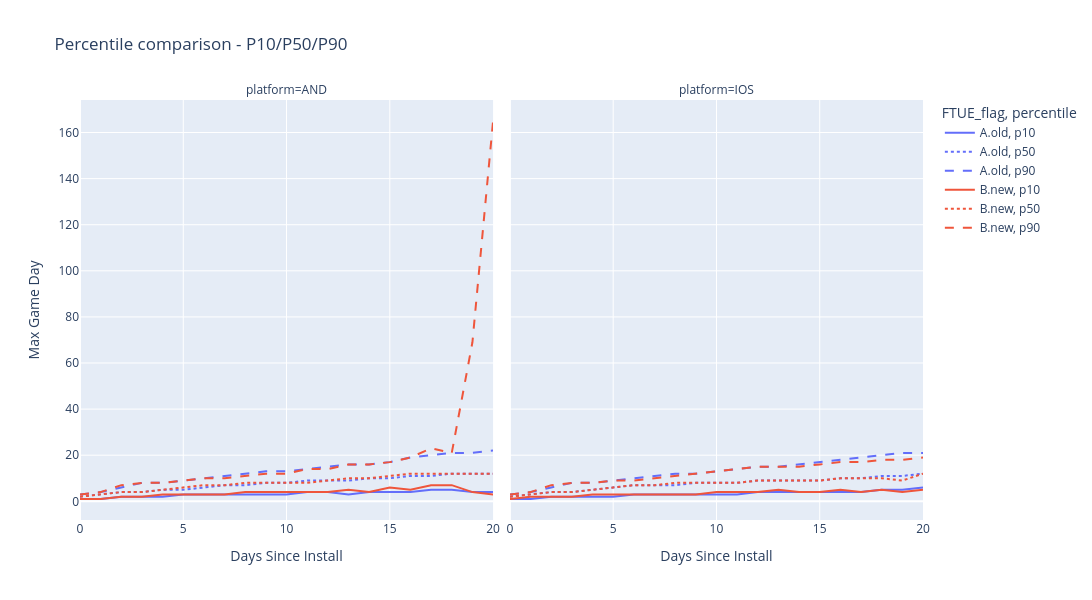

Notebook code for this chart:
### Code cell
# Band chart: P10/P50/P90 level progression comparison between A.old and B.new
plot_percentile_comparison(level_pcts_by_group, percentile='all', measure_name='Max Game Day')

# To inspect a single percentile with diff bar:
# plot_percentile_comparison(level_pcts_by_group, percentile='p50')
# plot_percentile_comparison(level_pcts_by_group, percentile='p10')
# plot_percentile_comparison(level_pcts_by_group, percentile='p90')

### Figure 1 — Plotly figure (JSON) as saved in the notebook; plotly's stock layout.template omitted (floating-point values rounded to 4 significant figures)
{"data": [{"hovertemplate": "FTUE_flag=A.old<br>percentile=p10<br>platform=AND<br>Days Since Install=%{x}<br>Max Game Day=%{y}<extra></extra>", "legendgroup": "A.old, p10", "line": {"color": "#636efa", "dash": "solid"}, "marker": {"symbol": "circle"}, "mode": "lines", "name": "A.old, p10", "orientation": "v", "showlegend": true, "type": "scatter", "x": [0, 1, 2, 3, 4, 5, 6, 7, 8, 9, 10, 11, 12, 13, 14, 15, 16, 17, 18, 19, 20], "xaxis": "x", "y": [1, 1, 2, 2, 2, 3, 3, 3, 3, 3, 3, 4, 4, 3, 4, 4, 4, 5, 5, 4, 4], "yaxis": "y"}, {"hovertemplate": "FTUE_flag=A.old<br>percentile=p10<br>platform=IOS<br>Days Since Install=%{x}<br>Max Game Day=%{y}<extra></extra>", "legendgroup": "A.old, p10", "line": {"color": "#636efa", "dash": "solid"}, "marker": {"symbol": "circle"}, "mode": "lines", "name": "A.old, p10", "orientation": "v", "showlegend": false, "type": "scatter", "x": [0, 1, 2, 3, 4, 5, 6, 7, 8, 9, 10, 11, 12, 13, 14, 15, 16, 17, 18, 19, 20], "xaxis": "x2", "y": [1, 1, 2, 2, 2, 2, 3, 3, 3, 3, 3, 3, 4, 4, 4, 4, 4, 4, 5, 5, 6], "yaxis": "y2"}, {"hovertemplate": "FTUE_flag=A.old<br>percentile=p50<br>platform=AND<br>Days Since Install=%{x}<br>Max Game Day=%{y}<extra></extra>", "legendgroup": "A.old, p50", "line": {"color": "#636efa", "dash": "dot"}, "marker": {"symbol": "circle"}, "mode": "lines", "name": "A.old, p50", "orientation": "v", "showlegend": true, "type": "scatter", "x": [0, 1, 2, 3, 4, 5, 6, 7, 8, 9, 10, 11, 12, 13, 14, 15, 16, 17, 18, 19, 20], "xaxis": "x", "y": [2, 3, 4, 4, 5, 5, 6, 7, 7, 8, 8, 9, 9, 9, 10, 10, 11, 11, 12, 12, 12], "yaxis": "y"}, {"hovertemplate": "FTUE_flag=A.old<br>percentile=p50<br>platform=IOS<br>Days Since Install=%{x}<br>Max Game Day=%{y}<extra></extra>", "legendgroup": "A.old, p50", "line": {"color": "#636efa", "dash": "dot"}, "marker": {"symbol": "circle"}, "mode": "lines", "name": "A.old, p50", "orientation": "v", "showlegend": false, "type": "scatter", "x": [0, 1, 2, 3, 4, 5, 6, 7, 8, 9, 10, 11, 12, 13, 14, 15, 16, 17, 18, 19, 20], "xaxis": "x2", "y": [2, 3, 4, 4, 5, 6, 7, 7, 7, 8, 8, 8, 9, 9, 9, 9, 10, 10, 11, 11, 12], "yaxis": "y2"}, {"hovertemplate": "FTUE_flag=A.old<br>percentile=p90<br>platform=AND<br>Days Since Install=%{x}<br>Max Game Day=%{y}<extra></extra>", "legendgroup": "A.old, p90", "line": {"color": "#636efa", "dash": "dash"}, "marker": {"symbol": "circle"}, "mode": "lines", "name": "A.old, p90", "orientation": "v", "showlegend": true, "type": "scatter", "x": [0, 1, 2, 3, 4, 5, 6, 7, 8, 9, 10, 11, 12, 13, 14, 15, 16, 17, 18, 19, 20], "xaxis": "x", "y": [3, 4, 6, 8, 8, 9, 10, 11, 12, 13, 13, 14, 15, 16, 16, 17, 19, 20, 21, 21, 22], "yaxis": "y"}, {"hovertemplate": "FTUE_flag=A.old<br>percentile=p90<br>platform=IOS<br>Days Since Install=%{x}<br>Max Game Day=%{y}<extra></extra>", "legendgroup": "A.old, p90", "line": {"color": "#636efa", "dash": "dash"}, "marker": {"symbol": "circle"}, "mode": "lines", "name": "A.old, p90", "orientation": "v", "showlegend": false, "type": "scatter", "x": [0, 1, 2, 3, 4, 5, 6, 7, 8, 9, 10, 11, 12, 13, 14, 15, 16, 17, 18, 19, 20], "xaxis": "x2", "y": [3, 4, 6, 8, 8, 9, 10, 11, 12, 12, 13, 14, 15, 15, 16, 17, 18, 19, 20, 21, 21], "yaxis": "y2"}, {"hovertemplate": "FTUE_flag=B.new<br>percentile=p10<br>platform=AND<br>Days Since Install=%{x}<br>Max Game Day=%{y}<extra></extra>", "legendgroup": "B.new, p10", "line": {"color": "#EF553B", "dash": "solid"}, "marker": {"symbol": "circle"}, "mode": "lines", "name": "B.new, p10", "orientation": "v", "showlegend": true, "type": "scatter", "x": [0, 1, 2, 3, 4, 5, 6, 7, 8, 9, 10, 11, 12, 13, 14, 15, 16, 17, 18, 19, 20], "xaxis": "x", "y": [1, 1, 2, 2, 3, 3, 3, 3, 4, 4, 4, 4, 4, 5, 4, 6, 5, 7, 7, 4, 3], "yaxis": "y"}, {"hovertemplate": "FTUE_flag=B.new<br>percentile=p10<br>platform=IOS<br>Days Since Install=%{x}<br>Max Game Day=%{y}<extra></extra>", "legendgroup": "B.new, p10", "line": {"color": "#EF553B", "dash": "solid"}, "marker": {"symbol": "circle"}, "mode": "lines", "name": "B.new, p10", "orientation": "v", "showlegend": false, "type": "scatter", "x": [0, 1, 2, 3, 4, 5, 6, 7, 8, 9, 10, 11, 12, 13, 14, 15, 16, 17, 18, 19, 20], "xaxis": "x2", "y": [1, 2, 2, 2, 3, 3, 3, 3, 3, 3, 4, 4, 4, 5, 4, 4, 5, 4, 5, 4, 5], "yaxis": "y2"}, {"hovertemplate": "FTUE_flag=B.new<br>percentile=p50<br>platform=AND<br>Days Since Install=%{x}<br>Max Game Day=%{y}<extra></extra>", "legendgroup": "B.new, p50", "line": {"color": "#EF553B", "dash": "dot"}, "marker": {"symbol": "circle"}, "mode": "lines", "name": "B.new, p50", "orientation": "v", "showlegend": true, "type": "scatter", "x": [0, 1, 2, 3, 4, 5, 6, 7, 8, 9, 10, 11, 12, 13, 14, 15, 16, 17, 18, 19, 20], "xaxis": "x", "y": [2, 3, 4, 4, 5, 6, 7, 7, 8, 8, 8, 8, 9, 10, 10, 11, 12, 12, 12, 12, 12], "yaxis": "y"}, {"hovertemplate": "FTUE_flag=B.new<br>percentile=p50<br>platform=IOS<br>Days Since Install=%{x}<br>Max Game Day=%{y}<extra></extra>", "legendgroup": "B.new, p50", "line": {"color": "#EF553B", "dash": "dot"}, "marker": {"symbol": "circle"}, "mode": "lines", "name": "B.new, p50", "orientation": "v", "showlegend": false, "type": "scatter", "x": [0, 1, 2, 3, 4, 5, 6, 7, 8, 9, 10, 11, 12, 13, 14, 15, 16, 17, 18, 19, 20], "xaxis": "x2", "y": [2, 3, 4, 4, 5, 6, 7, 7, 8, 8, 8, 8, 9, 9, 9, 9, 10, 10, 10, 9, 12], "yaxis": "y2"}, {"hovertemplate": "FTUE_flag=B.new<br>percentile=p90<br>platform=AND<br>Days Since Install=%{x}<br>Max Game Day=%{y}<extra></extra>", "legendgroup": "B.new, p90", "line": {"color": "#EF553B", "dash": "dash"}, "marker": {"symbol": "circle"}, "mode": "lines", "name": "B.new, p90", "orientation": "v", "showlegend": true, "type": "scatter", "x": [0, 1, 2, 3, 4, 5, 6, 7, 8, 9, 10, 11, 12, 13, 14, 15, 16, 17, 18, 19, 20], "xaxis": "x", "y": [3, 4, 7, 8, 8, 9, 10, 10, 11, 12, 12, 14, 14, 16, 16, 17, 19, 23, 21, 69, 165], "yaxis": "y"}, {"hovertemplate": "FTUE_flag=B.new<br>percentile=p90<br>platform=IOS<br>Days Since Install=%{x}<br>Max Game Day=%{y}<extra></extra>", "legendgroup": "B.new, p90", "line": {"color": "#EF553B", "dash": "dash"}, "marker": {"symbol": "circle"}, "mode": "lines", "name": "B.new, p90", "orientation": "v", "showlegend": false, "type": "scatter", "x": [0, 1, 2, 3, 4, 5, 6, 7, 8, 9, 10, 11, 12, 13, 14, 15, 16, 17, 18, 19, 20], "xaxis": "x2", "y": [3, 4, 7, 8, 8, 9, 9, 10, 11, 12, 13, 14, 15, 15, 15, 16, 17, 17, 18, 18, 19], "yaxis": "y2"}], "layout": {"annotations": [{"font": {}, "showarrow": false, "text": "platform=AND", "x": 0.245, "xanchor": "center", "xref": "paper", "y": 1, "yanchor": "bottom", "yref": "paper"}, {"font": {}, "showarrow": false, "text": "platform=IOS", "x": 0.755, "xanchor": "center", "xref": "paper", "y": 1, "yanchor": "bottom", "yref": "paper"}], "height": 600, "legend": {"title": {"text": "FTUE_flag, percentile"}, "tracegroupgap": 0}, "title": {"text": "Percentile comparison - P10/P50/P90"}, "width": 1500, "xaxis": {"anchor": "y", "domain": [0, 0.49], "title": {"text": "Days Since Install"}}, "xaxis2": {"anchor": "y2", "domain": [0.51, 1], "matches": "x", "title": {"text": "Days Since Install"}}, "yaxis": {"anchor": "x", "domain": [0, 1], "title": {"text": "Max Game Day"}}, "yaxis2": {"anchor": "x2", "domain": [0, 1], "matches": "y", "showticklabels": false}}}
